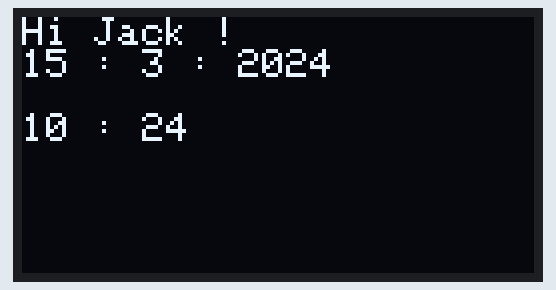
Recording of a program running on a simulated BBC micro:bit (MakeCode). Parts: 128×64 one-colour display. The clock reads 2024-03-15 10:24:30 at power-on unless the program sets it.

Above: at 0.1 s.
At 25.4 s:
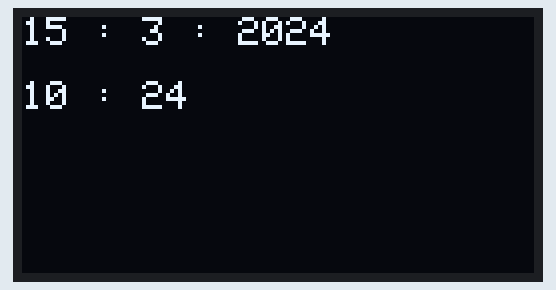
At 126.7 s:
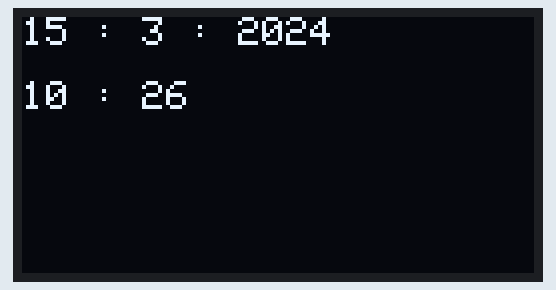

The program:

main.ts
```typescript
OLED.init(128, 64)
OLED.writeStringNewLine("Hi Jack !")
basic.forever(function () {
    OLED.writeNum(RTC_DS1307.getTime(RTC_DS1307.TimeType.DAY))
    OLED.writeString(" : ")
    OLED.writeNum(RTC_DS1307.getTime(RTC_DS1307.TimeType.MONTH))
    OLED.writeString(" : ")
    OLED.writeNumNewLine(RTC_DS1307.getTime(RTC_DS1307.TimeType.YEAR))
    OLED.newLine()
    OLED.writeNum(RTC_DS1307.getTime(RTC_DS1307.TimeType.HOUR))
    OLED.writeString(" : ")
    OLED.writeNum(RTC_DS1307.getTime(RTC_DS1307.TimeType.MINUTE))
    basic.pause(5000)
    OLED.clear()
})
```

test.ts
```typescript
// les tests vont ici ; cela ne sera pas compilé si ce paquet est utilisé en tant qu'extension.
```

Measured:
- what the display in image 1 shows lasts 5.0 s, from 25.4 s to 30.4 s
